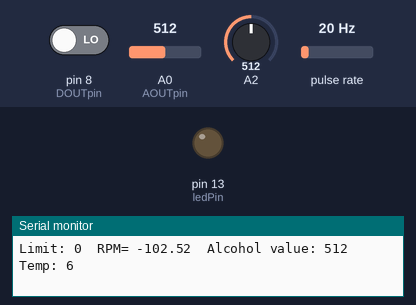
A sketch run on a simulated Arduino Uno, built with avr-gcc and run on an emulated ATmega328P. Shown: output pins drawn as LEDs (lit = HIGH), the last lines printed to the serial monitor. Wiring (inferred from the names in the program): pulse sensor: data pin 2. The test bench sets the inputs (shaded band); at power-on: pin 8 (DOUTpin) LOW, A2 = 512, A0 (AOUTpin) = 512, pulse rate 20 Hz.

Above: at 1.2 s.
1.3 s: pin 8 (DOUTpin) driven HIGH
At 2.1 s:
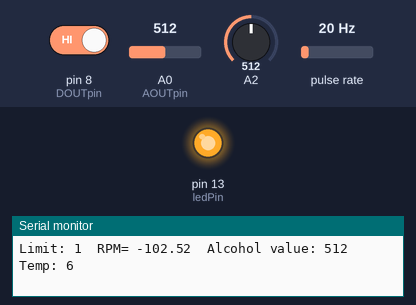
5.8 s: A2 set to 540
8.8 s: A0 (AOUTpin) set to 105
11.8 s: A0 (AOUTpin) set to 95
13.3 s: pin 8 (DOUTpin) driven LOW
At 14.7 s:
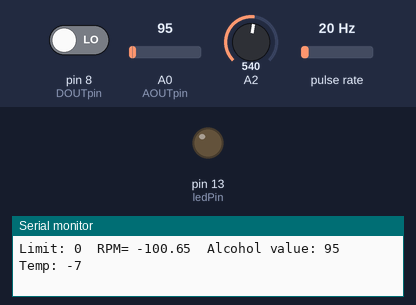
Timing chart, 0 to 16.3 s (numbered marks = the images above; inputs shaded):
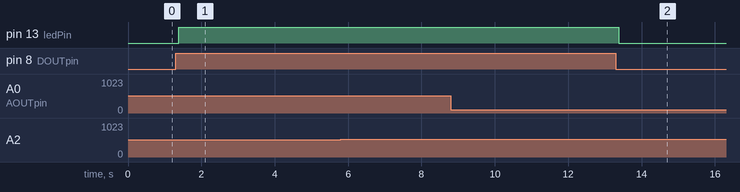

Measured:
- after the input at 1.3 s, pin 13 (ledPin): LOW → HIGH after 0.08 s
- after the input at 13.3 s, pin 13 (ledPin): HIGH → LOW after 0.08 s

The sketch:

Drug_detector.ino
```cpp
const int AOUTpin=0;//the AOUT pin of the alcohol sensor goes into analog pin A0 of the arduino
const int DOUTpin=8;//the DOUT pin of the alcohol sensor goes into digital pin D8 of the arduino
const int ledPin = 13 ; //the anode of the LED connects to digital pin D13 of the arduino

int limit;
int value;
int hallsensor = 2;                // Hall sensor at pin 2

volatile long  counter;

float rpm;

 float passedtime;


void isr()

 {

   //Each rotation, this interrupt function is run twice, so take that into consideration for

   //calculating RPM

   //Update count

      counter++;

 }


void setup() {
Serial.begin(9600);//sets the baud rate

//--Alcohol sensor setup--//
pinMode(DOUTpin, INPUT);//sets the pin as an input to the arduino
pinMode(ledPin, OUTPUT);//sets the pin as an output of the arduino
//----------------------//
pinMode(A1,INPUT);
pinMode(A2,INPUT);
pinMode(A0,INPUT);
//----Hall sensor setup-----//
attachInterrupt(0, isr, RISING); //Interrupts are called on Rise of Input

   pinMode(hallsensor, INPUT); //Sets hallsensor as input

   counter = 0;

   rpm = 0;

   passedtime = 0; //Initialise the values

//----------------------//


}

void loop()
{


//-----alcohol sensor---//
value= analogRead(AOUTpin);//reads the analaog value from the alcohol sensor's AOUT pin
limit= digitalRead(DOUTpin);//reads the digital value from the alcohol sensor's DOUT pin
Serial.print("  Alcohol value: ");
Serial.print(value);//prints the alcohol value


//--------Temperature sensor----------//
Serial.print("  Temp: ");

int temp=analogRead(A2);
temp=-1*(temp*500)/1024;


Serial.println(temp);
//---------------//


Serial.print("Limit: ");
Serial.print(limit);//prints the limit reached as either LOW or HIGH (above or underneath)
//delay(100);
if (limit == HIGH){
digitalWrite(ledPin, HIGH);//if limit has been reached, LED turns on as status indicator

}
else{
digitalWrite(ledPin, LOW);//if threshold not reached, LED remains off

}

//-------------------//


//----Hall Sensor-----//


if ((millis()-passedtime)>10){//Update RPM every second

 detachInterrupt(0); //Interrupts are disabled

 rpm = 60*1000/(millis() - passedtime)*counter;

 passedtime = millis();

 counter = 0;

 Serial.print("  RPM= ");

//Serial.print(analogRead(A1)); //Print out result to monitor
Serial.print(rpm);
attachInterrupt(0, isr, RISING);   //Restart the interrupt processing

//---------------//


}


}
```
